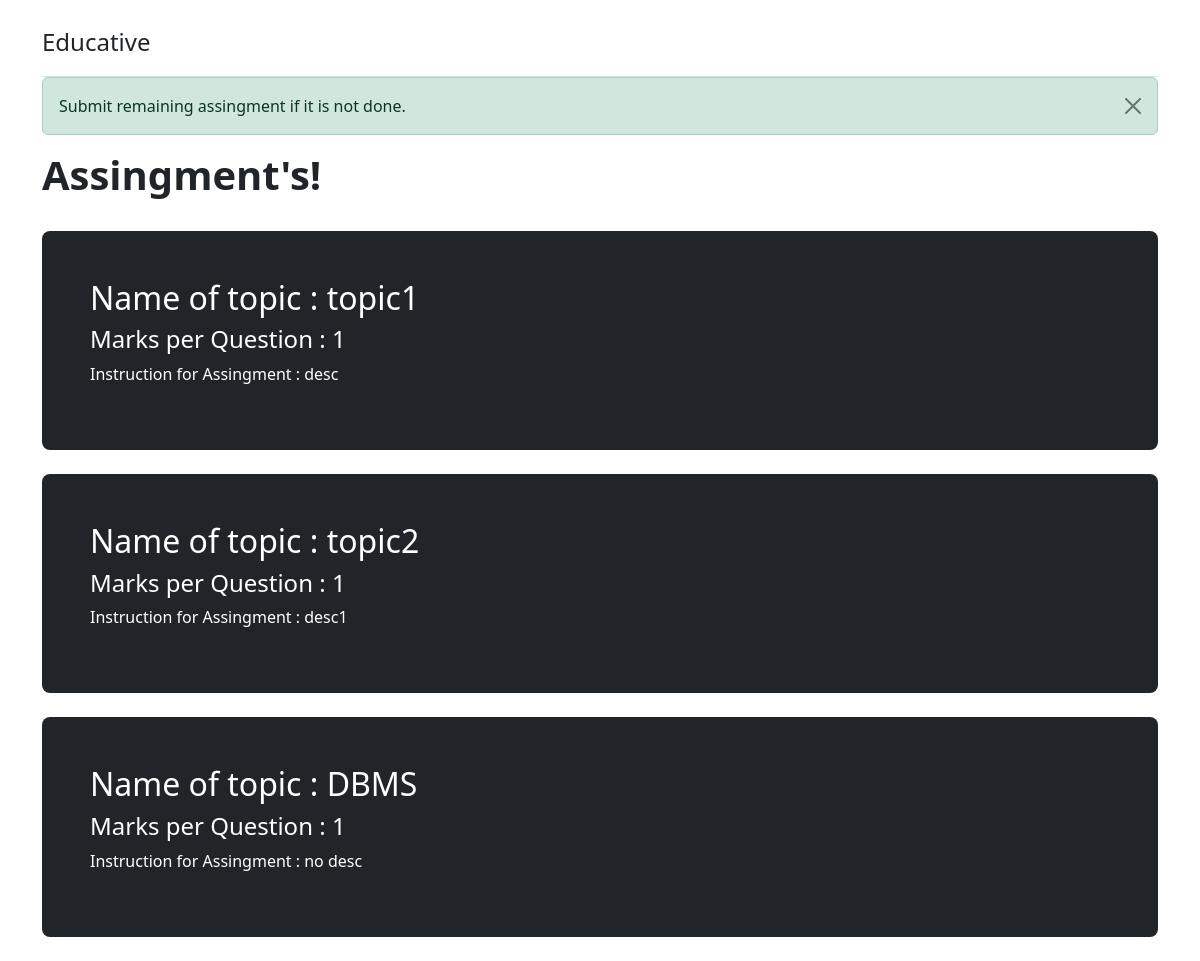
Page /Registration/asingment_student on the earlier database version.
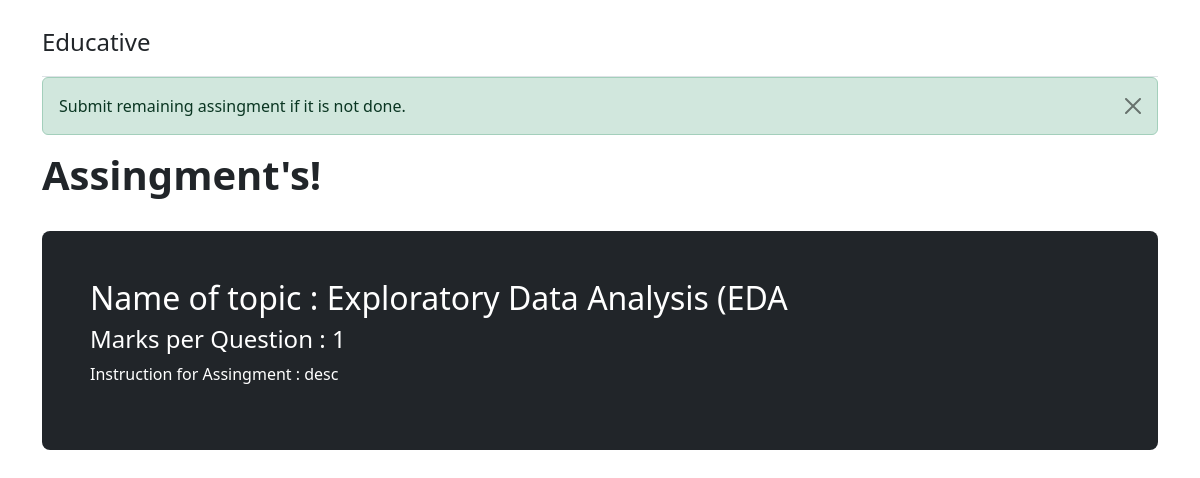
Same page on the later database version.
### Registration/models.py (models this page shows, shortened)
class Quize_thumnail(models.Model):
    Quize_name = models.CharField(max_length=30)
    chaptr_name = models.CharField(max_length=30)
    topic_name = models.CharField(max_length=30)
    thumnail = models.ImageField(upload_to="Registration/Quize/thumnail")
    marks_per_que = models.TextField(max_length=2)
    descreption = models.CharField(max_length=500)

### Registration/views.py (the view)
# urls.py: path('asingment_student', views.asingment_student , name='asingment_student'),
def asingment_student(request):
    Data = Quize_thumnail.objects.values('topic_name' , 'thumnail' , 'marks_per_que' , 'descreption' )
    param = {"Data" : Data }
    messages.success(request , "Submit remaining assingment if it is not done.")
    return render(request ,"Registration/student/asingment.html" , param)

### Registration/templates/Registration/student/asingment.html (shortened to what this page needs)
{% extends 'Registration/basic.html' %}
  {% block body %}
  <main>
    <div class="container py-4">
      <header class="pb-3 border-bottom">
        <a href="/" class="d-flex align-items-center text-dark text-decoration-none">
          <span class="fs-4">Educative</span>
        </a>
      </header>
      {% for message in messages %}
      <div class="alert alert-{{ message.tags }} alert-dismissible fade show" role="alert">
        {{ message }}
        <button type="button" class="btn-close" data-bs-dismiss="alert" aria-label="Close"></button>
      </div>
    {% endfor %}
        <h1 class="display-6 fw-bold">Assingment's!</h1>
      </div>
        {% for i in Data %}
        <div class="container">
          <div class="w-100 p-5 text-bg-dark rounded-3  ">
            <h2>Name of topic : {{ i.topic_name }}</h2>
            <h4>Marks per Question : {{ i.marks_per_que }}</h4>
              <p>Instruction for Assingment : {{ i.descreption }}</p>
          </div><br>
        </div>
        {% endfor %}
  </main>
  {% endblock %}

Differences in the rows shown:
removed Quize_thumnail: topic_name "topic2", marks_per_que "1", descreption "desc1"
removed Quize_thumnail: topic_name "DBMS", marks_per_que "1", descreption "no desc"
changed Quize_thumnail "desc": topic_name "topic1" → "Exploratory Data Analysis (EDA"
